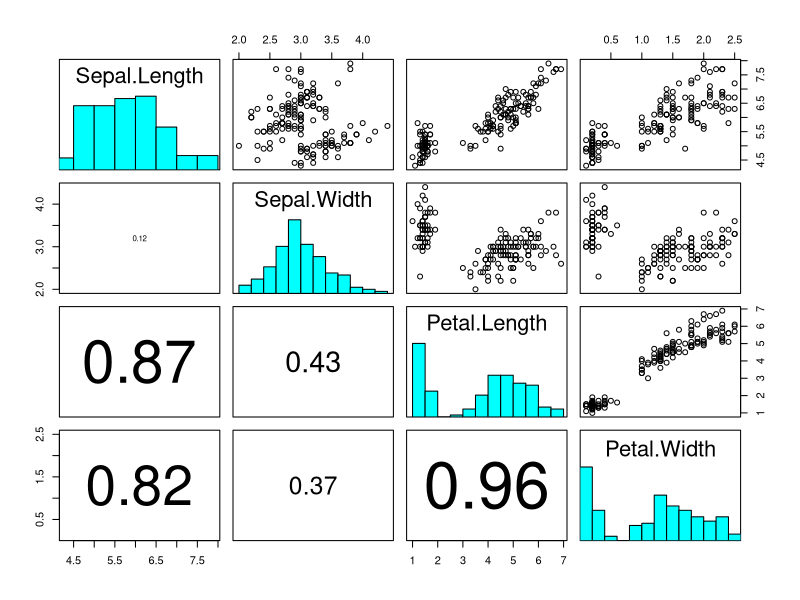
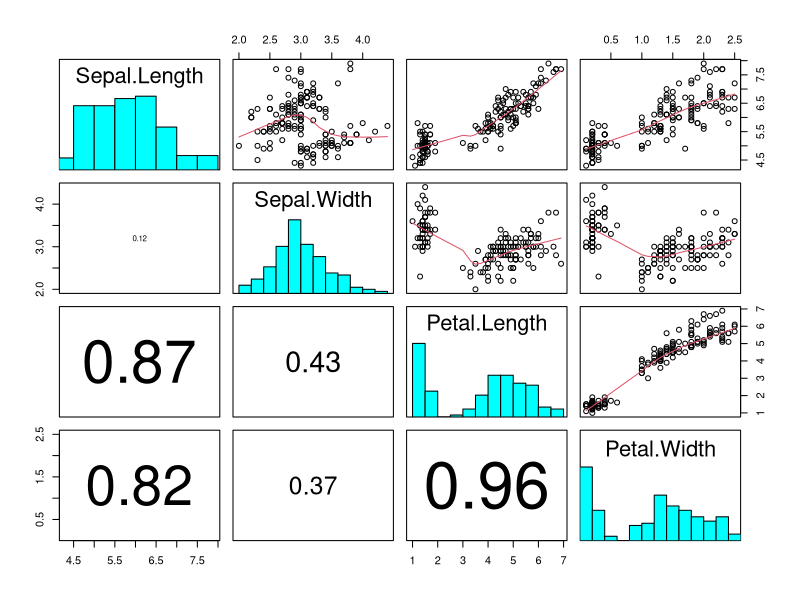
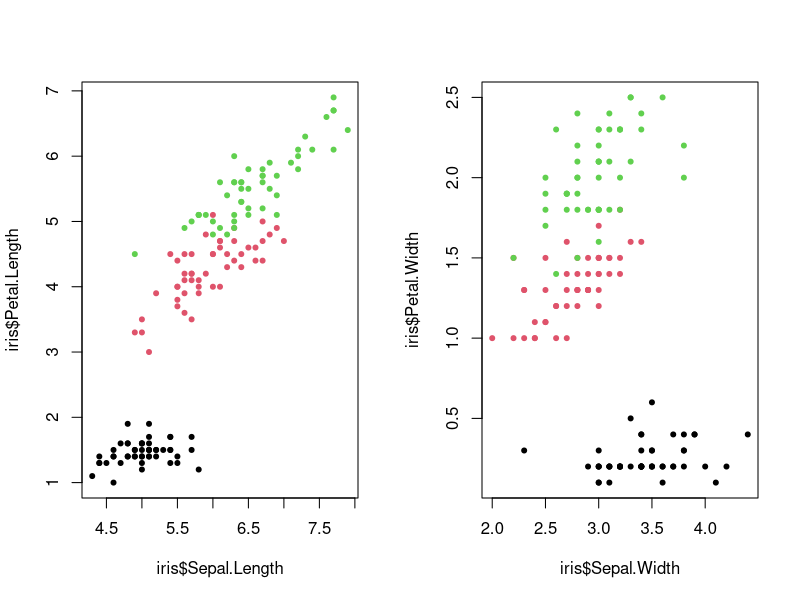

R code for these plots, in order:
# fare grafici con pairs
# con R si possono fare delle funzioni
data("iris")


# la prima funzione disegna gli istogrammi

panel.hist <- function(x, ...)
{
  usr <- par("usr"); on.exit(par(usr))
  par(usr = c(usr[1:2], 0, 1.5) )
  h <- hist(x, plot = FALSE)
  breaks <- h$breaks; nB <- length(breaks)
  y <- h$counts; y <- y/max(y)
  rect(breaks[-nB], 0, breaks[-1], y, col = "cyan", ...)
}

# la seconda calcola la correlazione tra le variabili


panel.cor <- function(x, y, digits = 2, prefix = "", cex.cor, ...)
{
  usr <- par("usr"); on.exit(par(usr))
  par(usr = c(0, 1, 0, 1))
  r <- abs(cor(x, y))
  txt <- format(c(r, 0.123456789), digits = digits)[1]
  txt <- paste0(prefix, txt)
  if(missing(cex.cor)) cex.cor <- 0.8/strwidth(txt)
  text(0.5, 0.5, txt, cex = cex.cor * r)
}


# nel pannello basso metto la correlazione, nel pannello diagonale l'istogramma
pairs(iris[,-5],lower.panel=panel.cor,diag.panel=panel.hist)
# aggiungo smooth ovvero la tendenza dell'istogramma ( linea rossa)

pairs(iris[,-5],lower.panel=panel.cor,diag.panel=panel.hist,upper.panel = panel.smooth)

# per vedere due istogrammi, uso la funzione par, mi permette di fare piu istogrammi
# nella stessa finestra grafica

par(mfrow=c(1,2))

# faccio il primo grafico
plot(iris$Sepal.Length, iris$Petal.Length,pch=20,col=iris$Species)
# poi il secondo e mi appare nella stessa frequenza

plot(iris$Sepal.Width, iris$Petal.Width,pch=20,col=iris$Species)

# comando layout per gestire la finestra grafica


